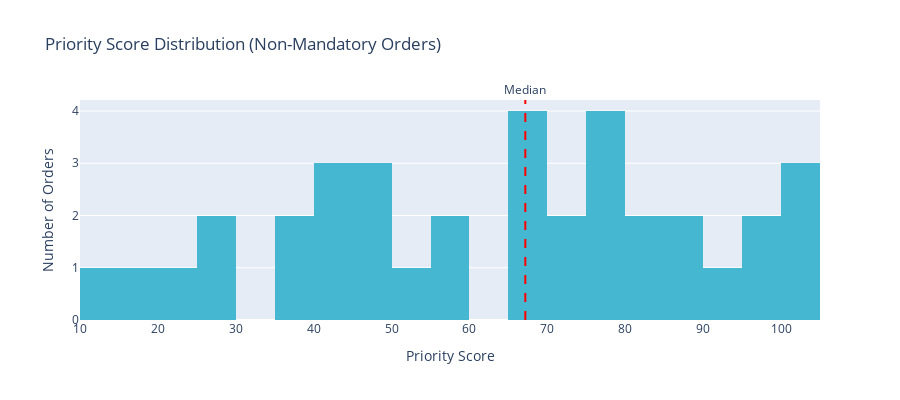

Write notebook code for a chart like this one.
### Markdown cell above
## 6. Results Visualization

Let's visualize the distribution and patterns in our priority scores.

### Code cell
# 1. Priority Score Distribution (Histogram)
fig = px.histogram(
    scores_full_df[~scores_full_df['is_mandatory']],  # Exclude mandatory for better visualization
    x='final_score',
    nbins=20,
    title='Priority Score Distribution (Non-Mandatory Orders)',
    labels={'final_score': 'Priority Score', 'count': 'Number of Orders'},
    color_discrete_sequence=['#45B7D1']
)

fig.update_layout(
    xaxis_title='Priority Score',
    yaxis_title='Number of Orders',
    height=400
)

fig.add_vline(
    x=scores_full_df[~scores_full_df['is_mandatory']]['final_score'].median(),
    line_dash="dash",
    line_color="red",
    annotation_text="Median",
    annotation_position="top"
)

fig.show()

### Figure 1 — Plotly figure (JSON) as saved in the notebook; plotly's stock layout.template omitted (floating-point values rounded to 4 significant figures)
{"data": [{"bingroup": "x", "hovertemplate": "Priority Score=%{x}<br>count=%{y}<extra></extra>", "legendgroup": "", "marker": {"color": "#45B7D1", "pattern": {"shape": ""}}, "name": "", "nbinsx": 20, "orientation": "v", "showlegend": false, "type": "histogram", "x": [104.0, 103.4, 100.9, 96.54, 96.28, 90.5, 89.92, 87.04, 83.62, 80.12, 78.31, 78.09, 76.46, 75.58, 73.55, 71.98, 69.58, 68.19, 66.15, 65.58, 57.84, 56.23, 52.6, 49.15, 47.45, 46.36, 43.84, 42.5, 41.53, 39.22, 37.24, 28.95, 25.2, 24.18, 17.5, 11.0], "xaxis": "x", "yaxis": "y"}], "layout": {"annotations": [{"showarrow": false, "text": "Median", "x": 67.17, "xanchor": "center", "xref": "x", "y": 1, "yanchor": "bottom", "yref": "y domain"}], "barmode": "relative", "height": 400, "legend": {"tracegroupgap": 0}, "shapes": [{"line": {"color": "red", "dash": "dash"}, "type": "line", "x0": 67.17, "x1": 67.17, "xref": "x", "y0": 0, "y1": 1, "yref": "y domain"}], "title": {"text": "Priority Score Distribution (Non-Mandatory Orders)"}, "xaxis": {"anchor": "y", "domain": [0, 1], "title": {"text": "Priority Score"}}, "yaxis": {"anchor": "x", "domain": [0, 1], "title": {"text": "Number of Orders"}}}}
